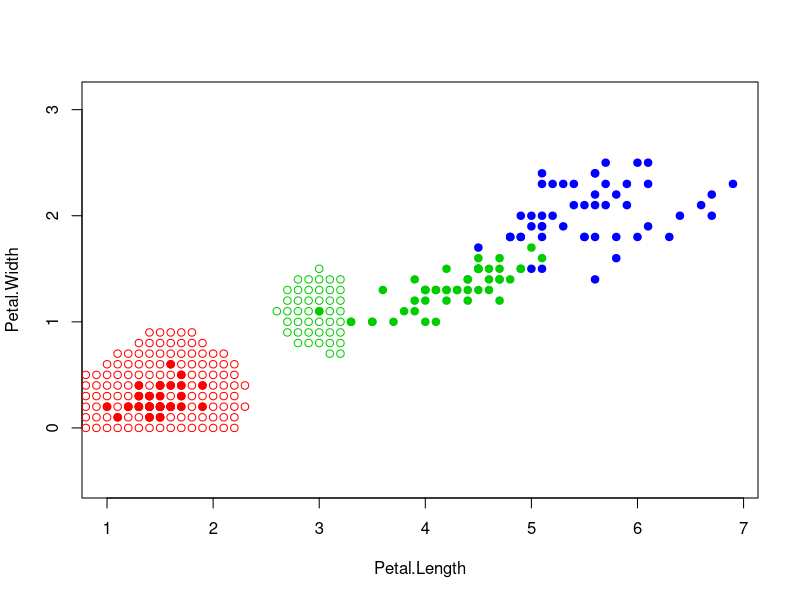

Generate this figure with R: (Note: a time limit stopped this script after it produced the figure.)
euclideanDistance <- function(u, v)
{
  sqrt(sum((u - v)^2))
}

kernelEP = function(r)
{
  return ((3/4*(1-abs(r)^2)*(abs(r)<=1)))
}

kernelR = function(r)
{
  return ((0.5*abs(r))* (abs(r) <= 1))    
}

kernelT = function(r)
{
  return ((1 - abs(r)) * (abs(r) <= 1))
}

kernelQ = function(r)
{
  return ((15 / 16) * (1 - abs(r) ^ 2) ^ 2 * (abs(r) <= 1))
}

kernelG = function(r)
{
  return (((2*pi)^(-1/2)) * exp(-1/2*r^2))
}

sortObjectsByDist <- function(xl, z, metricFunction =
                                euclideanDistance)
{
  l <- dim(xl)[1]
  n <- dim(xl)[2] - 1
  distances <- matrix(NA, l, 2)
  for (i in 1:l)
  {
    distances[i, ] <- c(i, metricFunction(xl[i, 1:n], z))
  }
  orderedXl <- xl[order(distances[, 2]), ]
  return (orderedXl);
}

dstFunc <- function(xl, z, metricFunction =
                      euclideanDistance)
{
  l <- dim(xl)[1]
  n <- dim(xl)[2] - 1
  distances <- matrix(NA, l, 2)
  for (i in 1:l)
  {
    distances[i, ] <- c(i, metricFunction(xl[i, 1:n], z))
  }
  dstnc <- c()
  dsst <- distances[, 2]
  dstnc <- order(dsst)
  
  ddsstt <- distances[dstnc, 2]
  
  return(ddsstt);
}

xl <- iris[, 3:5]
pw <- function(xl, z, k, h)
{
  orderedXl <- sortObjectsByDist(xl, z)
  ddsstt <- dstFunc(xl, z)
  n <- dim(orderedXl)[2] - 1
  for(i in 1:k){
    orderedXl[i, 4] <- kernelQ(ddsstt[i]/h)
  }
  types <- c("setosa", "versicolor", "virginica")
  mat <- matrix(data=0, nrow=1, ncol=3)
  colnames(mat) <- types
  
  a=n+1
  b=n+2
  classes <- orderedXl[1:k, a:b]
  
  mat[1,1] <- sum(classes[classes$Species=="setosa",2])
  mat[1,2] <- sum(classes[classes$Species=="versicolor",2])
  mat[1,3] <- sum(classes[classes$Species=="virginica",2])
  
  nmbr <- which.max(mat)
  class <- types[nmbr]
  
  if(mat[1,1] == 0 & mat[1,2] == 0 & mat[1,3] == 0){
    class <- 0
  }
  
  print(class)
  return (class)
}

colors <- c("setosa" = "red", "versicolor" = "green3",
            "virginica" = "blue")
plot(iris[, 3:4], pch = 21, bg = colors[iris$Species], col =
       colors[iris$Species], asp = 1)

z <- c(4, 2.5)
xl <- iris[, 3:5]
class <- pw(xl, z, k=4, h=0.4)
plotdraw <- function(h)
{
  for(i in seq(0.7, 7, 0.1))
  {
    for(j in seq(0,3,0.1))
    {
      z = c(i, j)
      class = pw(xl,z,k=4,h=0.4)
      if(class!="NA")
      {
        points(z[1], z[2], pch = 1,col=colors[class])
      }
    }
  }
}
plotdraw(h)
